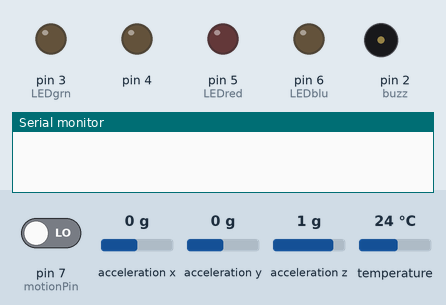
Bench run of a sketch on a simulated Arduino Uno, built with avr-gcc and run on an emulated ATmega328P. Shown: output pins drawn as LEDs (lit = HIGH), buzzer (waves = sounding, pin HIGH), the last lines printed to the serial monitor. The test bench sets the inputs (shaded band); at power-on: acceleration x 0 g, pin 7 (motionPin) LOW, temperature 24 °C, acceleration y 0 g, acceleration z 1 g.

Above: at 2.7 s.
2.8 s: acceleration x set to -0.3 g
At 3.8 s:
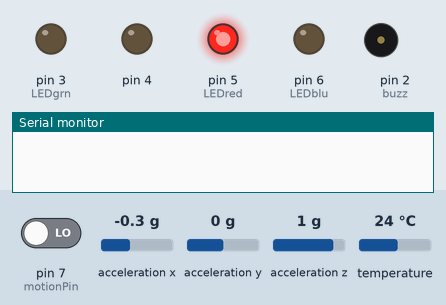
5.8 s: pin 7 (motionPin) driven HIGH
At 8.4 s:
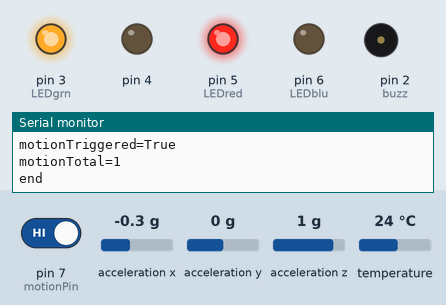
8.8 s: temperature set to 26.1 °C
10.3 s: temperature set to 27.1 °C
At 10.7 s:
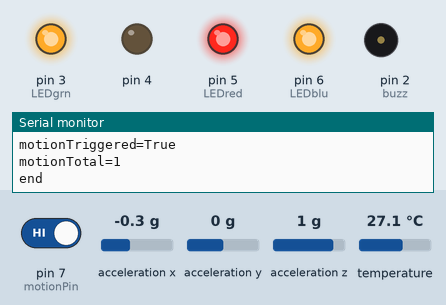
13.3 s: temperature set to 12 °C
At 14.5 s:
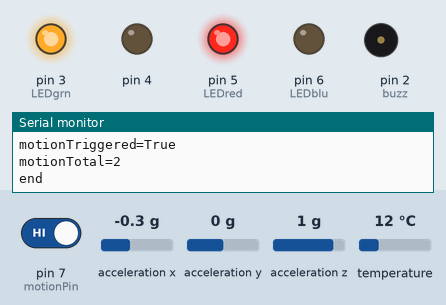
14.8 s: temperature set to 28 °C
At 17.26 s:
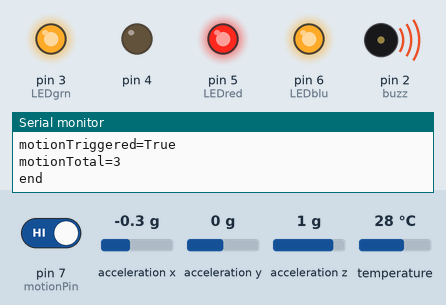
Timing chart, 0 to 18.8 s (numbered marks = the images above; inputs shaded):
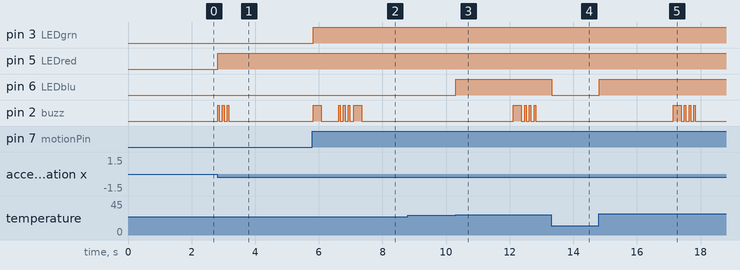

The sketch:

multisensor_project.ino
```cpp
#include <Wire.h>
#include "Adafruit_MCP9808.h"
#include <Adafruit_LIS3DH.h>

// Create the MCP9808 temperature sensor object
Adafruit_MCP9808 tempsensor = Adafruit_MCP9808();

// Create the LIS3DH lis object
Adafruit_LIS3DH lis = Adafruit_LIS3DH();

const byte buzz = 2;
const byte LEDgrn = 3;
const byte LEDylo = 4;
const byte LEDred = 5;
const byte LEDblu = 6;
const byte motionPin = 7;
const float tempThreshold = 80.0;

float f;
float x;
float y;
float z;

float x_avg;
float y_avg;
float z_avg;

float x_adj;
float y_adj;
float z_adj;

bool accelTriggered = false;
bool tempTriggered = false;
bool motionTriggered = false;
unsigned long startMillis = 0;
int accelTotal = 0;
int motionTotal = 0;

void setup() {
  Serial.begin(115200);

  if (!lis.begin(0x19)) {
    Serial.println("Couldnt find LIS3DH! Check your connections and verify the address is correct.");
    while (1);
  }

  if (!tempsensor.begin(0x1A)) {
    Serial.println("Couldn't find MCP9808! Check your connections and verify the address is correct.");
    while (1);
  }

  tempsensor.setResolution(2); // Range 0-3

  // Initalize and zero digital I/Os
  for(int pinNumber = 2; pinNumber < 7; pinNumber++) {
    pinMode(pinNumber, OUTPUT);
    digitalWrite(pinNumber, LOW);
  }
  pinMode(motionPin, INPUT);

  /*  The loop below 'normalizes' the LIS3DH outputs,
      storing the average bias in the '_avg' vars. */

  for(int i=1; i<=30;i++) {
    sensors_event_t event;
    lis.getEvent(&event);

    x=event.acceleration.x;
    y=event.acceleration.y;
    z=event.acceleration.z;

    x_avg=(x_avg+x)/2;
    y_avg=(y_avg+y)/2;
    z_avg=(z_avg+z)/2;

    delay(50);
  }
}

void loop() {
  if (accelTest()) {
    digitalWrite(LEDred, HIGH);
    if (!accelTriggered) beep(2);
    logSensorData(1);
  }

  if (tempSensorTest()) {
    digitalWrite(LEDblu, HIGH);
    logSensorData(2);
  }
  else digitalWrite(LEDblu, LOW);

  if (digitalRead(motionPin) == HIGH) {
    digitalWrite(LEDgrn, HIGH);
    if (!motionTriggered) beep(1);
    logSensorData(3);
  }

  if (!accelTest() && !tempSensorTest() && digitalRead(motionPin) == LOW) logSensorData(0);
}

bool accelTest() {
  /* Get a new sensor event and normalize or 'zero'
   * using the '_avg' values gathered during setup */

  sensors_event_t event;
  lis.getEvent(&event);

  x=event.acceleration.x;
  y=event.acceleration.y;
  z=event.acceleration.z;

  x_adj = x-x_avg;
  y_adj = y-y_avg;
  z_adj = z-z_avg;

  // If values indicate movement, return true
  if (abs(x_adj)>1.0 || abs(y_adj)>1.0 || abs(z_adj)>1.5) return true;
  return false;
}

bool tempSensorTest() {
  /* Get a temp sensor measurement and compare to max
   * value 'tempThreshold'. The '- 0.02' is an offset to
   * keep the sensor return from "bouncing" when at the threshold */

  f = tempsensor.readTempF();
  if (f >= tempThreshold) return true;
  else if (f <= (tempThreshold - 0.2)) return false;
  else {
    // Is temp LED already high? If yes, stay there
    if (digitalRead(LEDblu) == HIGH) return true;
    else return false;
  }
}

void logSensorData(byte dataIn) {
  if (dataIn == 1) accelTriggered = true;
  if (dataIn == 2) tempTriggered = true;
  if (dataIn == 3) motionTriggered = true;
  if (startMillis == 0) startMillis = millis();

  if (millis() > (startMillis + 5000)) {
    // cycle at 5 second intervals
    Serial.println("start");
    if (accelTriggered == true) {
      Serial.println("accelTriggered=True");
      accelTotal += 1;
    }
    else Serial.println("accelTriggered=False");
    Serial.print("accelTotal=");Serial.println(accelTotal);

    if (tempTriggered == true) {
      Serial.println("tempTriggered=True");
    }
    else Serial.println("tempTriggered=False");

    f = tempsensor.readTempF();
    Serial.print("Temp="); Serial.println(f);

    if (motionTriggered == true) {
      Serial.println("motionTriggered=True");
      motionTotal += 1;
    }
    else Serial.println("motionTriggered=False");
    Serial.print("motionTotal=");Serial.println(motionTotal);
    Serial.println("end");

    accelTriggered = false;
    tempTriggered = false;
    motionTriggered = false;
    startMillis = 0;
  }
}

void beep(byte dataIn) {
  // Single beep
  if (dataIn == 1) {
    digitalWrite(buzz, HIGH);
    delay(250);
    digitalWrite(buzz, LOW);
    delay(100);
  }

  else if (dataIn == 2) {
    // 3 Short beeps
    for(int i = 1; i < 4; i++) {
      digitalWrite(buzz, HIGH);
      delay(50);
      digitalWrite(buzz, LOW);
      delay(100);
    }
  }
}
```

Measured:
- the behaviour switches between -0.1 and -0.2 g on acceleration x (found by bisection; images 0 and 1)
- the behaviour switches between 26.6 and 26.7 °C on temperature (found by bisection; images 2 and 3)
- after the input at 2.8 s, pin 5 (LEDred): LOW → HIGH at once; pin 2 (buzz): alternates HIGH for 0.05 s and LOW for 0.10 s, 6 changes in all, then stays LOW, starting at once
- after the input at 5.8 s, pin 3 (LEDgrn): LOW → HIGH at once
- after the input at 8.8 s, every drawn part: stays the same
- after the input at 10.3 s, pin 6 (LEDblu): LOW → HIGH at once
- after the input at 13.3 s, pin 6 (LEDblu): HIGH → LOW at once
- after the input at 14.8 s, pin 6 (LEDblu): LOW → HIGH at once
